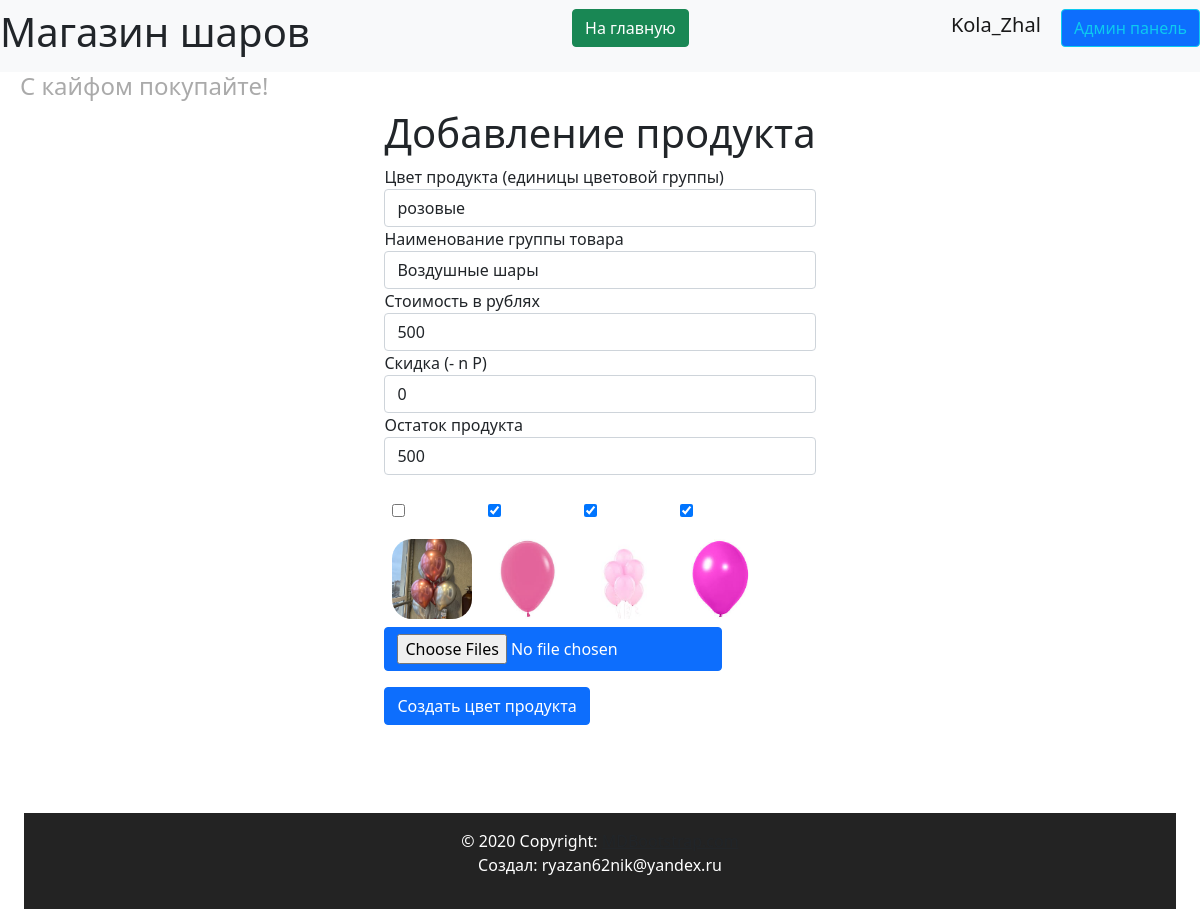
The page /admin/edit-product/4/ (signed in) on the database as committed earlier.
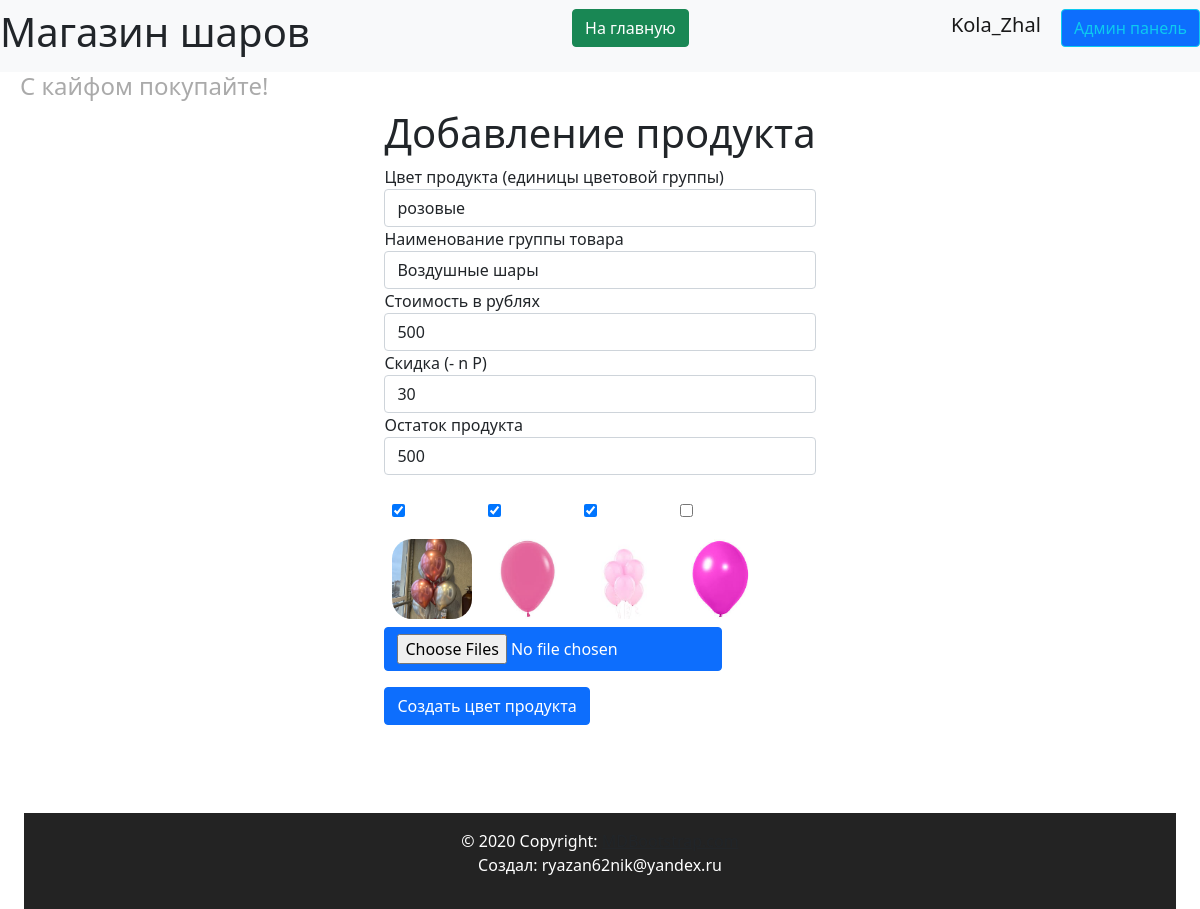
The same page on the database as committed later.
### data/products.py (models this page shows, shortened)
class Products(SqlAlchemyBase, SerializerMixin):
    __tablename__ = 'products'
    id = sqlalchemy.Column(sqlalchemy.Integer,
                           primary_key=True, autoincrement=True)
    color = sqlalchemy.Column(sqlalchemy.String, nullable=True)
    sale = sqlalchemy.Column(sqlalchemy.Integer, nullable=True)
    cost = sqlalchemy.Column(sqlalchemy.Integer)
    remains = sqlalchemy.Column(sqlalchemy.Integer, nullable=True)
    img = sqlalchemy.Column(sqlalchemy.String, default='0_0_0_none.jpg')
    product_group_id = sqlalchemy.Column(sqlalchemy.Integer, sqlalchemy.ForeignKey("product_group.id"))
    product_group = orm.relationship('ProductGroup')

### server.py (the view, shortened to what this page needs)
@app.route('/admin/edit-product/<int:product_id>/', defaults={'sender': -1}, methods=['GET', 'POST'])
@app.route('/admin/edit-product/<int:product_id>/<int:sender>', methods=['GET', 'POST'])
@login_required
def edit_product(product_id, sender):
    mypath = "./static/img/products"
    onlyfiles = [f for f in listdir(mypath) if isfile(join(mypath, f))]
    all_imgs = list(
        filter(lambda x: (x.endswith(".jpg") or x.endswith(".png")) and x.split('_')[0] == str(product_id), onlyfiles))
    max_img_number = 0
    if len(all_imgs):
        max_img_number = max(all_imgs, key=lambda z: int(z.split('_')[1]))
        max_img_number = int(max_img_number.split('_')[1]) + 1
    db_sess = db_session.create_session()
    groups = db_sess.query(ProductGroup).all()
    groups_data = []
    for group in groups:
        groups_data.append(tuple([group.id, group.title]))
    product = db_sess.query(Products).filter(Products.id == product_id).first()
    if not product:
        abort(404)
    if product.img:
        product.img.split(', ')
    choises = []
    if product.img:
        for elem in product.img:
            choises.append((elem, elem))
    form = ProductForm(imgs_data=all_imgs, product_groups=groups_data, must_upload=False,
                       product_group=product.product_group_id)
    if request.method == "GET":
        form.color.data = product.color
        form.product_group.data = product.product_group_id
        form.sale.data = product.sale
        form.cost.data = product.cost
        form.imgs.data = product.img
        form.remains.data = product.remains
    db_sess = db_session.create_session()
    product = db_sess.query(Products).filter(Products.id == product_id).first()
    data = {'change': '1', 'img': product.img}
    return render_template('pages/add_product.html',
                           title='Редактирование товара',
                           form=form, data=data
                           )

### forms/products.py
class ProductForm(FlaskForm):
    color = StringField('Цвет продукта (единицы цветовой группы)', validators=[DataRequired()])
    product_group = SelectField('Наименование группы товара', coerce=int,
                                choices=[(-1, 'Если необходимо создайте новую группу')]
                                )
    cost = IntegerField("Стоимость в рублях", validators=[DataRequired()])
    sale = IntegerField('Скидка (- n Р)', validators=[DataRequired()], default=0)
    remains = IntegerField('Остаток продукта', validators=[DataRequired()])
    imgs = MultiCheckboxField('Изображение', choices=[(-1, 'Нет изображений')])
    img = MultipleFileField(validators=[])
    submit = SubmitField('Создать цвет продукта')
    def __init__(self, *args, product_groups=[], imgs_data=[], must_upload=True, **kwargs):
        super().__init__(*args, **kwargs)
        self.product_group.choices.extend(product_groups)
        self.imgs.choices = imgs_data
        if not must_upload:
            self.img.validators = []

### data/db_session.py (called while the page is built)
def create_session() -> Session:
    global __factory
    return __factory()

### templates/pages/add_product.html (shortened to what this page needs)
{% extends "base.html" %}
{% block content %}
<h1>Добавление продукта</h1>
<form action="" method="post" enctype="multipart/form-data">
    {% for field in form if field.name not in ['csrf_token', 'submit', 'img', 'imgs'] %}
    <div>
        {{ field.label() }}
        {{ field(class="form-control")}}
    </div>
    {% endfor %}
    <br>
    {%if data['change'] == '1'%}
    <div>
        <div class="admin-img-grid">
            {% for subfield in form.imgs %}
                <div style="margin: 0 1vh 1vh 1vh;">{{ subfield() }}<br>
                <img class="admin-img-delete"
                        src="/static/img/products/{{subfield.label.text}}"
                        alt="{{subfield.label.text}}">
            </div>
            {% endfor %}
        </div>
    </div>
    {%endif%}
    {{ form.img(class="btn btn-primary mb-3")}}
    <br>
    <p>{{ form.submit(type="submit", class="btn btn-primary") }}</p>
</form>
{% endblock %}

Rows that differ between the two databases and show on the page:
changed Products "розовые": sale "0" → "30"
Other text that changed with them:
form field imgs: "☐" → "☑"
form field imgs: "☑" → "☐"
